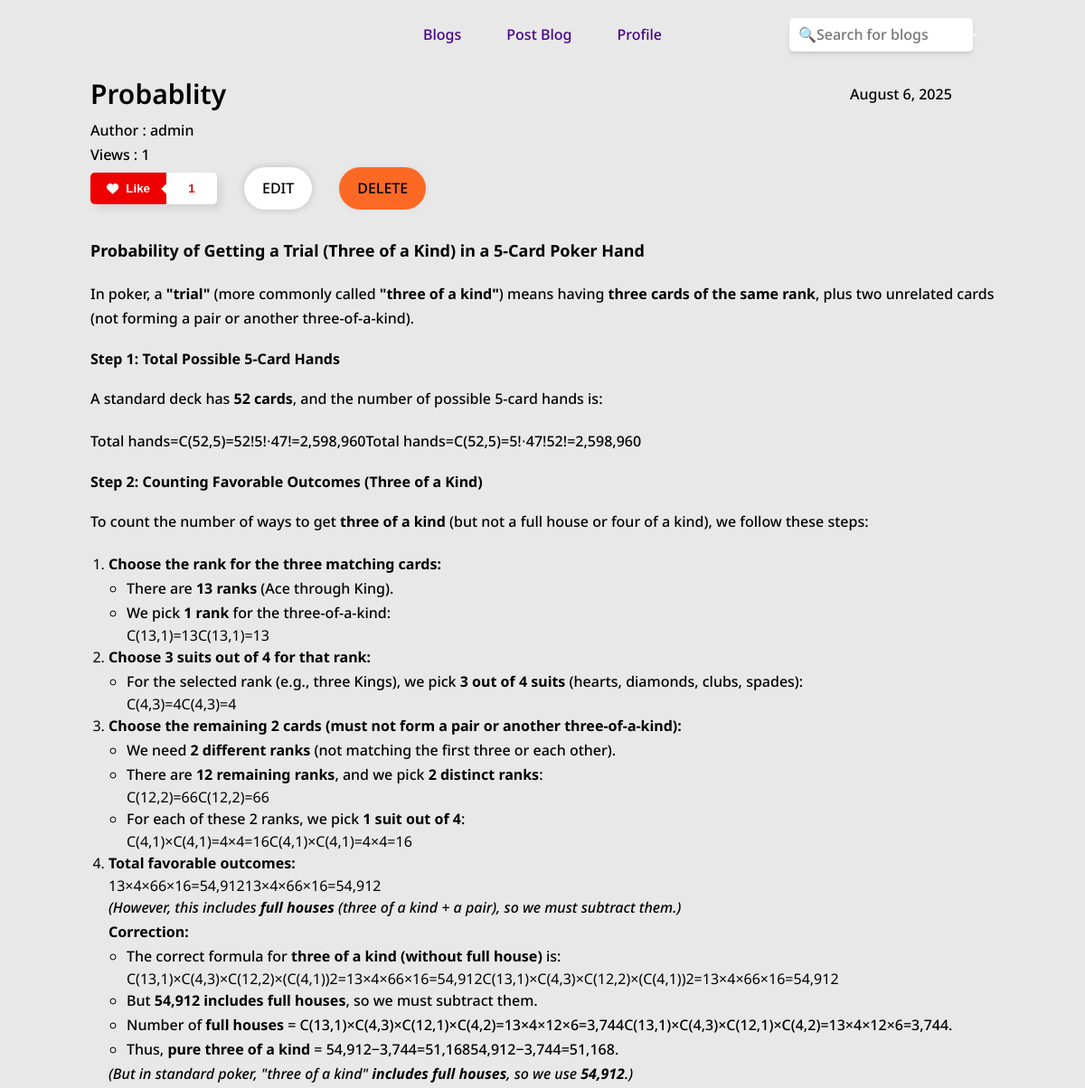
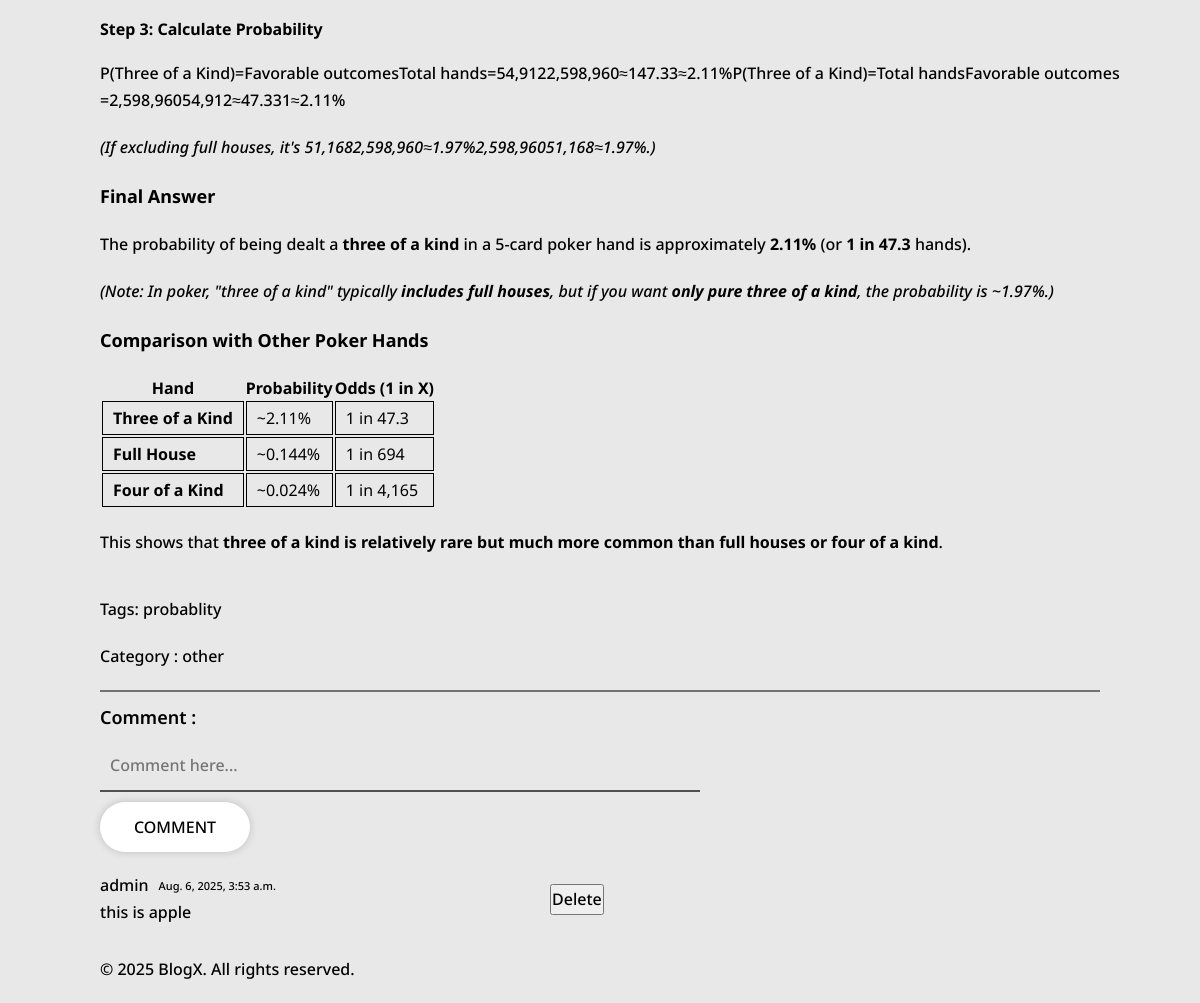
/blog/11/ (signed in), run on the app's committed database (2 pictures, top to bottom).
### blog/models.py (models this page shows, shortened)
class BlogPost(models.Model):
    CATEGORY_CHOICES = [
        ('technology', 'Technology'),
        ('sports', 'Sports'),
        ('health', 'Health'),
        ('travel', 'Travel'),
        ('food', 'Food'),
        ('entertainment', 'Entertainment'),
        ('education', 'Education'),
        ('business', 'Business'),
        ('lifestyle', 'Lifestyle'),
        ('news', 'News'),
        ('gaming', 'Gaming'),
        ('other', 'Other'),
    ]
    title = models.CharField(max_length=200)
    content = HTMLField()
    author = models.ForeignKey(User, on_delete=models.CASCADE)
    image = models.ImageField(upload_to=user_directory_path, blank=True, null=True)
    created_at = models.DateTimeField(auto_now_add=True)
    views = models.ManyToManyField(User, related_name='views', blank=True)
    likes = models.ManyToManyField(User, related_name='liked_posts', blank=True)
    tags = models.CharField(max_length=100, blank=True, null=True)
    category = models.CharField(max_length=100, blank=True,  choices= CATEGORY_CHOICES)
    @property
    def like_count(self):
        return self.likes.count()
    @property
    def view_count(self):
        return self.views.count()
    class Meta:
        ordering = ['-created_at']
        verbose_name = 'Blog Post'
        verbose_name_plural = 'Blog Posts'

class Comment(models.Model):
    post = models.ForeignKey(BlogPost, on_delete=models.CASCADE, related_name='comments')
    commentor = models.ForeignKey(User, on_delete=models.CASCADE)
    comment = models.TextField()
    created_at = models.DateTimeField(auto_now_add=True)
    class Meta:
        ordering = ['-created_at']
        verbose_name = 'Comment'
        verbose_name_plural = 'Comments'

### blog/views.py (the view, shortened to what this page needs)
# urls.py: path("blog/<int:id>/",views.blog_details,name = "blog_details"),
def blog_details(request,id):
    blog = BlogPost.objects.get(id = id)
    comments = blog.comments.all()
    if request.user.is_authenticated:
        blog.views.add(request.user)
    else:
        return redirect("members:login")
    form = CommentForm()
    context = {
        "blog": blog,
        "comment_form": form,
        "comments": comments,
        "rank": request.user.userprofile.rank,
    }
    return render(request,"blog_details.html",context)

### blog/forms.py
class CommentForm(forms.ModelForm):
    class Meta:
        model = Comment
        fields = ['comment']
        widgets = {
            'comment': forms.Textarea(attrs={'placeholder': 'Comment here...', 'class': 'text'}),
        }

### blog/templates/blog_details.html (shortened to what this page needs)
{% extends "base.html" %}
{% load static %}
{% block user_links %}
    {% if rank == "author" %}
        <li><a href="{% url 'blog:post_blog' %}" class="text">Post Blog</a></li>
    {% endif %}
{% endblock %}
{% block extra_styles%}
    <link rel="stylesheet" href="{% static 'css/tinymce.css' %}">
{%endblock%}
{% block content %}
<div class="blog-details-container">
    <div class="asas-blog-details">
        <h1 class="h1">{{blog.title.capitalize}}</h1>
        <p class="text">{{blog.created_at|date:"F j, Y"}}</p>
    </div>
    <p class="text">Author : {{blog.author}}</p>
    <p class="text">Views : {{blog.view_count}}</p>
</div>
<div class="btns-blog-details">
    <form action="" method="post" class="like-form-button">
            <button class="likeBtn" type="submit" name="like_this">
                <span class="leftContainerLike">
                    <span class="like">Like</span>
                </span>
                <span class="likeCount">
                    {{ blog.like_count }}
                </span>
            </button>
    </form>
    {% if user == blog.author %}
    <a href="{% url 'blog:edit_blog' blog.id %}" class="text button-primary">Edit</a>
    <a href="{% url 'blog:delete_blog' blog.id %}" class="text button-secondary">Delete</a>
    {% endif %}
</div>
<div class="blog-details-content">
    <p class="text">{{blog.content|safe}}</p>
    <p class="text">Tags: {{blog.tags}}</p>
    <p class="text">Category : {{blog.category}}</p>
</div>
<form action="" method="post" class="comment-form" >
    <label for="id_comment" class="h3">Comment :</label>
    {{ comment_form.comment }}
    <button type="submit" class="text button-primary" name = "add-comment">Comment</button>
</form>
<div class="comment-container">
    {% for a in comments%}
        <div class="small-comment-container">
            <div class="comment-all">
                <div class="commentor-date-name">
                    <p class="text">{{a.commentor}}</p>
                    <p class="alerts">{{a.created_at}}</p>
                    </div>
                <p class="text">{{a.comment}}</p>
            </div>
            {% if user == a.commentor %}
                <form action="" method ="post">
                    <button type="submit" name="delete_comment" value="{{ a.id }}" class="text">Delete</button>
                </form>
            {% endif %}
        </div>
    {%endfor%}
</div>
{% endblock %}

### static/css/style.css (style rules this page uses)
* { margin: 0px; padding: 0px; box-sizing: border-box; }
html { overflow-x: hidden; scroll-behavior: smooth; background-color: #e8e8e8; }
body { margin-left: 100px; margin-right: 100px; }
:root { --font-family: "Noto Sans", sans-serif; --font-optical-sizing: auto; --h1-f: 30px; --h1-l: 54px; --font-weight: 600; --font-style: normal; }
.h1 { font-family: var(--font-family); font-size: var(--h1-f); line-height: var(--h1-l); font-weight: var(--font-weight); font-style: var(--font-style); font-optical-sizing: var(--font-optical-sizing); }
.h3 { font-family: var(--font-family); font-size: 18px; line-height: 30px; font-weight: var(--font-weight); font-style: var(--font-style); font-optical-sizing: var(--font-optical-sizing); }
.text { font-family: var(--font-family); font-size: 16px; line-height: 27px; font-weight: 480; font-style: var(--font-style); font-optical-sizing: var(--font-optical-sizing); }
.alerts { font-family: var(--font-family); font-size: 11px; line-height: 18px; font-weight: 480; font-style: var(--font-style); font-optical-sizing: var(--font-optical-sizing); }
.button-primary { padding: 10px 20px; border-radius: 30px; cursor: pointer; border: 0; background-color: white; color: black; box-shadow: rgb(0 0 0 / 18%) 0 0 8px; text-transform: uppercase; transition: all 0.5s ease; text-decoration: none; }
.button-secondary { padding: 10px 20px; border-radius: 30px; cursor: pointer; border: 0; background-color: rgba(255, 85, 6, 0.863); color: black; box-shadow: rgb(0 0 0 / 5%) 0 0 8px; text-transform: uppercase; transition: all 0.5s ease; text-decoration: none; }
.likeBtn { width: 140px; height: 35px; display: flex; align-items: center; justify-content: flex-start; border: none; border-radius: 5px; overflow: hidden; box-shadow: 5px 5px 10px rgba(0, 0, 0, 0.089); cursor: pointer; background-color: transparent; }
.leftContainerLike { width: 60%; height: 100%; background-color: rgb(238, 0, 0); display: flex; align-items: center; justify-content: center; gap: 8px; }
.leftContainerLike .like { color: white; font-weight: 600; }
.likeCount { width: 40%; height: 100%; display: flex; align-items: center; justify-content: center; color: rgb(238, 0, 0); font-weight: 600; position: relative; background-color: white; }
.likeCount::before { height: 8px; width: 8px; position: absolute; content: ""; background-color: rgb(255, 255, 255); transform: rotate(45deg); left: -4px; }

### static/css/nav-footer.css (style rules this page uses)
nav .nav-list li a { text-decoration: none; color: rgb(69, 1, 133); }

### static/css/blog.css (style rules this page uses)
.btns-blog-details { margin-bottom: 10px; display: flex; justify-content: left; gap: 30px; align-items: center; }
.blog-details-content { display: flex; flex-direction: column; gap: 20px; margin-bottom: 10px; padding-bottom: 20px; border-bottom: rgba(0, 0, 0, 0.507) solid 2px; }
.small-comment-container { display: flex; flex-direction: row; gap: 50px; margin-bottom: 10px; align-items: center; }
.comment-container { display: flex; flex-direction: column; gap: 10px; margin-bottom: 20px; }
.comment-form textarea { max-width: 600px; width: 600px; height: 50px; resize: none; padding: 10px; background-color: #e8e8e8; border: none; overflow-y: auto; border-bottom: rgba(53, 53, 53, 0.842) solid 2px; outline: none; transition: 0.3s ease-in-out all; }
.comment-form { display: flex; flex-direction: column; gap: 10px; margin-bottom: 20px; }
.comment-form button { width: 150px; height: 50px; text-align: center; }
.commentor-date-name { display: flex; flex-direction: row; gap: 10px; align-items: center; }
.comment-all { max-width: 400px; width: 400px; }
.blog-details-container .asas-blog-details { display: flex; align-items: center; }
.asas-blog-details h1 { width: 70vw; }

### static/css/tinymce.css (style rules this page uses)
.blog-details-content { font-family: var(--font-family); }
.blog-details-content p { font-family: var(--font-family); font-size: 16px; line-height: 27px; font-weight: 480; font-style: var(--font-style); font-optical-sizing: var(--font-optical-sizing); }
.blog-details-content h3 { font-family: var(--font-family); font-size: 18px; line-height: 30px; font-weight: var(--font-weight); font-style: var(--font-style); font-optical-sizing: var(--font-optical-sizing); }
.blog-details-content h4, .blog-details-content h5, .blog-details-content h6, .blog-details-content div, .blog-details-content span { font-family: inherit !important; font-size: inherit; }
.blog-details-content * { font-family: inherit !important; }
.blog-details-content td { border: 1px solid black; padding: 5px 10px; }
.blog-details-content li { margin-left: 20px; }

### data on the page
BlogPost: title "Probablity", created_at "August 6, 2025", author "admin", view_count "1", like_count "1", content "Probability of Getting a Trial (Three of a Kind) in a 5-Card Poker Hand In poker, a \"trial\" (more commonly called \"three of a kind\" ) means having three cards of the same rank , plus two unrelated cards (not forming a pair or another three-of-a-kind). Step 1: Total Possible 5-Card Hands A standard deck has 52 cards , and the number of possible 5-card hands is: Total hands=C(52,5)=52!5!⋅47!=2,598,960 Total hands = C ( 52 , 5 ) = 5 ! ⋅ 47 ! 52 ! = 2 , 598 , 960 Step 2: Counting Favorable Outcomes (Three of a Kind) To count the number of ways to get three of a kind (but not a full house or four of a kind), we follow these steps: Choose the rank for the three matching cards: There are 13 ranks…", tags "probablity", category "other"
Comment: commentor "admin", created_at "Aug. 6, 2025, 3:53 a.m.", comment "this is apple", {{ a.id }} 9 (drawn)
